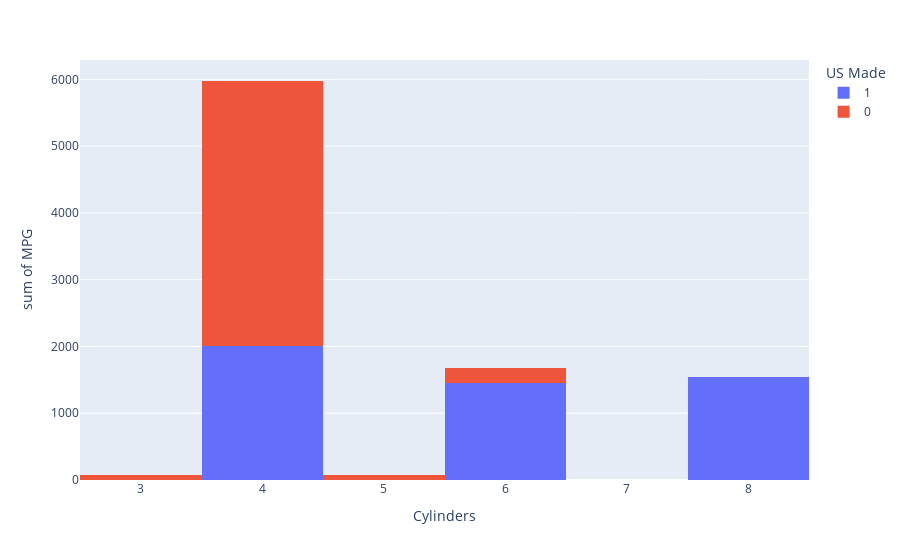

The notebook cell saved with this chart:
### Code cell
# Histogram of cylinders versus the sum of MPG for each cyinder type. We can see that 4 cylinders are most common and majority are US made engines. 
fig = px.histogram(df, x='Cylinders', y='MPG', color='US Made')
fig

### Figure 1 — Plotly figure (JSON) as saved in the notebook; plotly's stock layout.template omitted (floating-point values rounded to 4 significant figures; data arrays with more than 128 entries replaced by an {"elided": "..."} marker saying what was removed)
{"data": [{"alignmentgroup": "True", "bingroup": "x", "histfunc": "sum", "hovertemplate": "US Made=1<br>Cylinders=%{x}<br>sum of MPG=%{y}<extra></extra>", "legendgroup": "1", "marker": {"color": "#636efa"}, "name": "1", "offsetgroup": "1", "orientation": "v", "showlegend": true, "type": "histogram", "x": {"elided": "249 int values"}, "xaxis": "x", "y": {"elided": "249 float values"}, "yaxis": "y"}, {"alignmentgroup": "True", "bingroup": "x", "histfunc": "sum", "hovertemplate": "US Made=0<br>Cylinders=%{x}<br>sum of MPG=%{y}<extra></extra>", "legendgroup": "0", "marker": {"color": "#EF553B"}, "name": "0", "offsetgroup": "0", "orientation": "v", "showlegend": true, "type": "histogram", "x": {"elided": "149 int values"}, "xaxis": "x", "y": {"elided": "149 float values"}, "yaxis": "y"}], "layout": {"barmode": "relative", "legend": {"title": {"text": "US Made"}, "tracegroupgap": 0}, "margin": {"t": 60}, "xaxis": {"anchor": "y", "domain": [0, 1], "title": {"text": "Cylinders"}}, "yaxis": {"anchor": "x", "domain": [0, 1], "title": {"text": "sum of MPG"}}}}
